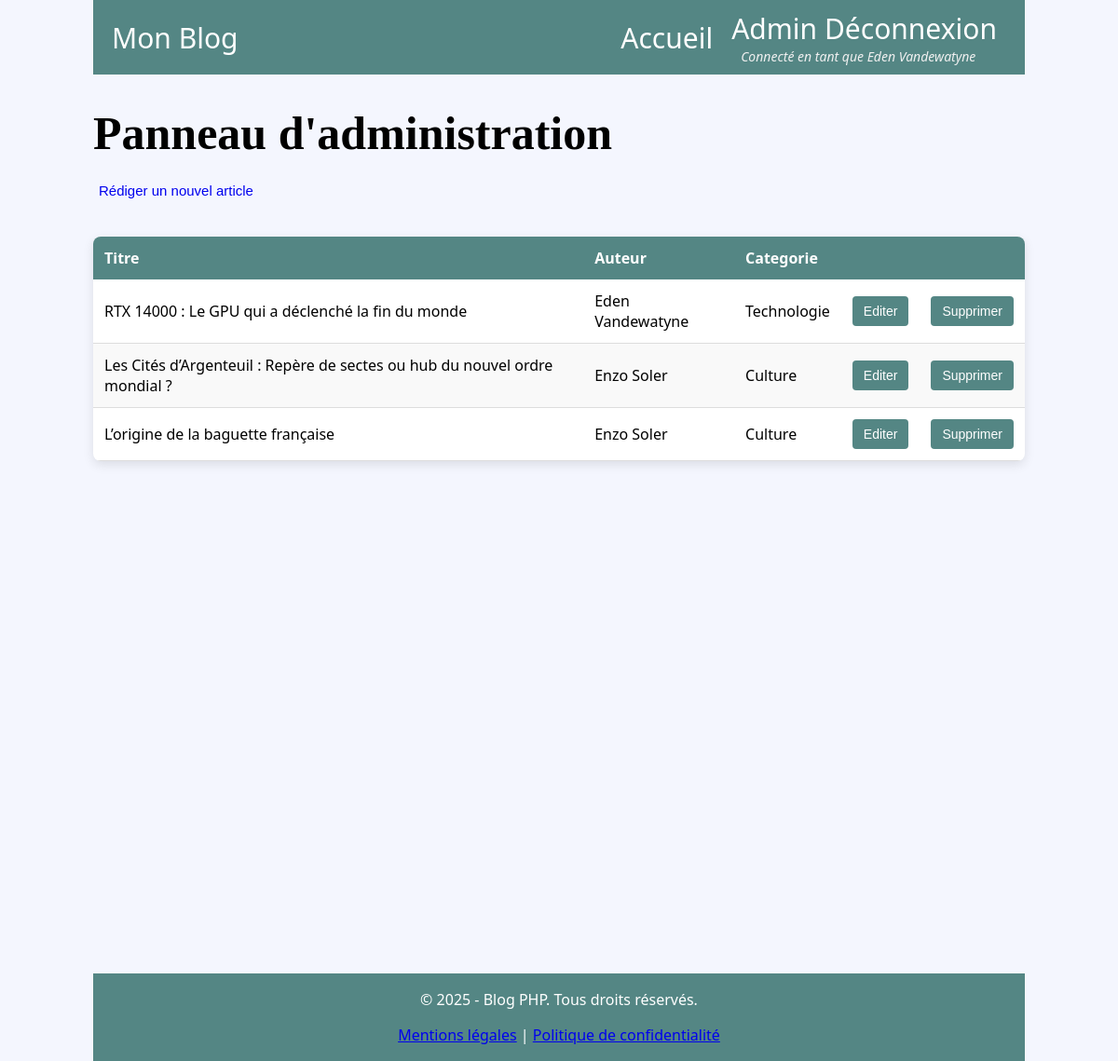
The page /admin.php (signed in) on the database its author committed.
### tables this page shows
CREATE TABLE `posts` (
  `id` int(11) NOT NULL,
  `titre` varchar(255) NOT NULL,
  `contenu` text NOT NULL,
  `date_creation` datetime DEFAULT CURRENT_TIMESTAMP,
  `auteur_id` int(11) DEFAULT NULL,
  `categorie_id` int(11) DEFAULT NULL
);

CREATE TABLE `categories` (
  `id` int(11) NOT NULL,
  `name` varchar(100) NOT NULL
);

### admin.php (the view, shortened to what this page needs)
<html>
    <head>
        <link rel="stylesheet" type="text/css" href="style.css">
    </head>
    <body>
        <?php
            include("include/header.php");
            include("include/basedonnee.php");
        ?>
        <h1>Panneau d'administration</h1>
        <button class="add"><a href="addarticle.php">Rédiger un nouvel article</a></button>
        <table>
            <thead>
                <tr>
                    <th>Titre</th>
                    <th>Auteur</th>
                    <th>Categorie</th>
                    <th></th>
                    <th></th>
                </tr>
            </thead>
            <tbody>
                <?php
                    $sql = "SELECT *, posts.id AS post_id, admin.prenom AS auteur_prenom, admin.nom AS auteur_nom, categories.name AS categorie
                            FROM posts
                            JOIN admin
                                ON posts.auteur_id = admin.id
                            JOIN categories
                                ON posts.categorie_id = categories.id";
                    $query = $pdo->query($sql);
                    $results = $query->fetchAll(PDO::FETCH_ASSOC);
                    foreach ($results as $row) {
                        ?>
                            <tr>
                                <td><?php echo $row["titre"]; ?></td>
                                <td><?php echo $row["auteur_prenom"] ." "   .$row["auteur_nom"]?></td>
                                <td><?php echo $row["categorie"] ?></td>
                                <td><button><a href="edit.php?id=<?php echo $row["post_id"] ?>">Editer</a></button></td>
                                <td><button><a href="delete.php?id=<?php echo $row["post_id"]; ?>">Supprimer</a></button></td>
                            </tr>
                        <?php
                    }
                ?>
            </tbody>
        </table>
    </body>
    <?php
        include("include/footer.php");
    ?>
</html>

### style.css (style rules this page uses)
html { font-family: system-ui, -apple-system, BlinkMacSystemFont, 'Segoe UI', Roboto, Oxygen, Ubuntu, Cantarell, 'Open Sans', 'Helvetica Neue', sans-serif; }
body { background-color: #F4F6FE; max-width: 1000px; margin: auto; }
body h1 { font-size: 50px; font-family: 'Times New Roman', Times, serif; }
table { width: 100%; border-collapse: collapse; margin-top: 20px; font-size: 16px; background-color: #ffffff; box-shadow: 0 4px 12px rgba(0, 0, 0, 0.1); border-radius: 8px; overflow: hidden; }
table thead { background-color: #548684; color: #ffffff; }
table th { text-align: left; padding: 12px; font-weight: bold; font-size: 16px; }
table tbody tr { border-bottom: 1px solid #dddddd; }
table tbody tr:nth-child(even) { background-color: #f9f9f9; }
table td { padding: 12px; text-align: left; }
table tbody tr td button { background-color: #548684; color: white; border: none; padding: 8px 12px; border-radius: 4px; cursor: pointer; font-size: 14px; }
table tbody tr td button a { text-decoration: none; color: white; }
.add { background-color: #F4F6FE; color: initial; font-size: 15px; border: none; margin-top: -10px; margin-bottom: 20px; }
.add a { text-decoration: none; }

### rows shown on the page
posts: titre "RTX 14000 : Le GPU qui a déclenché la fin du monde", admin.prenom "Eden", admin.nom "Vandewatyne", categorie.name "Technologie"
posts: titre "Les Cités d’Argenteuil : Repère de sectes ou hub du nouvel ordre mondial ?", admin.prenom "Enzo", admin.nom "Soler", categorie.name "Culture"
posts: titre "L’origine de la baguette française", admin.prenom "Enzo", admin.nom "Soler", categorie.name "Culture"

### other values the page prints
$_SESSION["admin_prenom"] "Eden"
$_SESSION["admin_nom"] "Vandewatyne"
